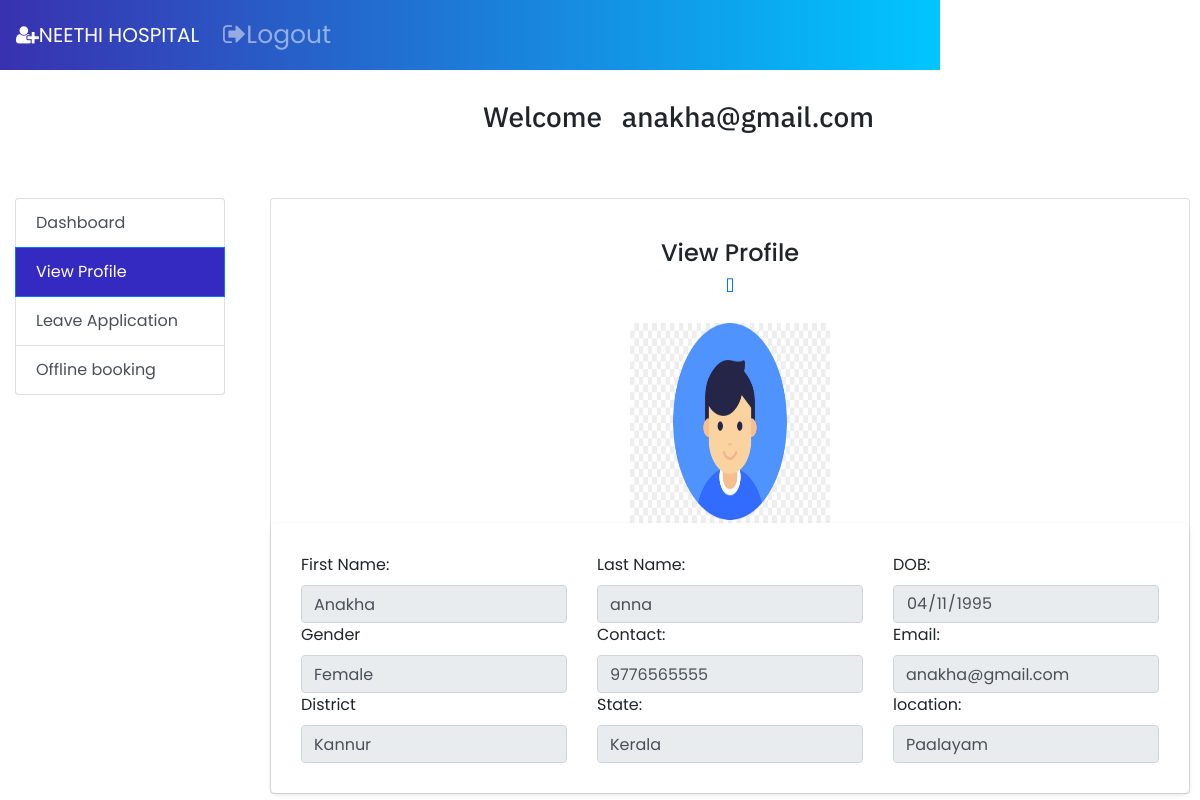
Screenshot of /staff/viewprofile.php (signed in) with the database file from the repository.
### tables this page shows
CREATE TABLE `staffdb` (
  `staff_id` int(11) NOT NULL,
  `fname` varchar(50) NOT NULL,
  `lname` varchar(50) DEFAULT NULL,
  `age` date DEFAULT NULL,
  `email` varchar(100) NOT NULL,
  `phone` varchar(20) NOT NULL,
  `location` text DEFAULT NULL,
  `state` varchar(50) DEFAULT NULL,
  `district` varchar(50) DEFAULT NULL,
  `password` varchar(50) DEFAULT NULL,
  `gender` varchar(50) DEFAULT NULL,
  `proof` varchar(100) DEFAULT NULL,
  `qualification` text NOT NULL,
  `experience` text NOT NULL,
  `sregdate` varchar(50) NOT NULL DEFAULT current_timestamp(),
  `status` varchar(30) NOT NULL,
  `inactiveReasonS` text NOT NULL,
  `SresignDate` text DEFAULT NULL
);

### staff/viewprofile.php (the view, shortened to what this page needs)
<!DOCTYPE html>
<?php
$con = mysqli_connect("localhost", "root", "", "myhmsdb");
$username = $_SESSION['username'];
?>
<!DOCTYPE html>
<link rel="stylesheet" href="styletable.css">
<html lang="en">
<head>
    <link rel="stylesheet" type="text/css" href="font-awesome-4.7.0/css/font-awesome.min.css">
    <link rel="stylesheet" href="style.css">
    <link rel="stylesheet" href="https://maxcdn.bootstrapcdn.com/bootstrap/4.0.0-beta/css/bootstrap.min.css">
    <link rel="stylesheet" href="https://stackpath.bootstrapcdn.com/bootstrap/4.3.1/css/bootstrap.min.css">
    <link rel="stylesheet" href="https://cdnjs.cloudflare.com/ajax/libs/font-awesome/5.15.4/css/all.min.css">
    <link rel="stylesheet" href="vendor/fontawesome/css/font-awesome.min.css">
    <link rel="stylesheet" href="https://maxcdn.bootstrapcdn.com/bootstrap/4.0.0-beta/css/bootstrap.min.css">
    <nav class="navbar navbar-expand-lg navbar-dark bg-primary fixed-top">
        <link rel="stylesheet" href="https://stackpath.bootstrapcdn.com/bootstrap/4.3.1/css/bootstrap.min.css">
        <a class="navbar-brand" href="#"><i class="fa fa-user-plus" aria-hidden="true"></i>NEETHI HOSPITAL</a>
        <div class="collapse navbar-collapse" id="navbarSupportedContent">
            <ul class="navbar-nav mr-auto">
                <li class="nav-item">
                    <a class="nav-link" href="../logout1.php"><i class="fa fa-sign-out" aria-hidden="true"></i>Logout</a>
                </li>
                <li class="nav-item">
                    <a class="nav-link" href="#"></a>
                </li>
            </ul>
        </div>
    </nav>
</head>
<body style="padding-top:50px;">
    <div class="container-fluid" style="margin-top:50px;">
        <h3 style="margin-left: 40%;  padding-bottom: 20px; font-family: 'IBM Plex Sans', sans-serif;"> Welcome &nbsp
            <?php echo $username ?>
        </h3>
        <div class="row">
            <div class="col-md-4" style="max-width:25%;margin-top: 3%;">
                <div class="list-group" id="list-tab" role="tablist">
                    <a class="list-group-item list-group-item-action " href="admin-panel3.php" href="#list-dash" role="tab" aria-controls="home">Dashboard</a>
                    <a class="list-group-item list-group-item-action active" href="viewprofile.php" href="#list-doc">View Profile</a>
                    <a class="list-group-item list-group-item-action " href="leave.php" href="#list-doc">Leave Application</a>
                    <a class="list-group-item list-group-item-action " href="ofine.php" href="#list-doc">Offline booking</a>
                </div><br>
            </div>
            <div class="col-md-8" style="margin-top: 3%;">
                <div class="tab-content" id="nav-tabContent" style="width: 950px;">
                    <div class="container-fluid">
                        <div class="card">
                            <div class="card-body"></div>
                            <center>
                                <h4>View Profile</h4><a href="editprofile2.php"><i class="fa fa-pen"></i></a>
                            </center><br>
                            <?php
                            $query = "SELECT * FROM staffdb WHERE email = '$username'";
                            $result = mysqli_query($con, $query);
                            if (!$result) {
                                echo "Error: " . mysqli_error($con);
                            } else {
                                if (mysqli_num_rows($result) > 0) {
                                    while ($row = mysqli_fetch_array($result)) {
                            ?>
                                        <div style="text-align: center;">
                                            <img src="<?php echo "../msg_img/" . $row['proof']; ?>" width="200px" height="200px" alt="Image">
                                        </div>
                                        <div class="container">
                                            <div class="row">
                                                <div class="col-sm">
                                                    <label for="fname">First Name:</label>
                                                    <input type="text" id="fname" name="fname" class="form-control" value="<?php echo $row['fname']; ?>" readonly>
                                                </div>
                                                <div class="col-sm">
                                                    <label for="lname">Last Name:</label>
                                                    <input type="text" id="lname" name="lname" class="form-control" value="<?php echo $row['lname']; ?>" readonly>
                                                </div>
                                                <div class="col-sm">
                                                    <label for="email">DOB:</label>
                                                    <input type="date" id="age" name="age" class="form-control" value="<?php echo $row['age']; ?>" readonly>
                                                </div>
                                            </div>
                                            <div class="row">
                                                <div class="col-sm">
                                                    <label for="gender">Gender</label>
                                                    <input type="text" id="gender" name="gender" class="form-control" value="<?php echo $row['gender']; ?>" readonly>
                                                </div>
                                                <div class="col-sm">
                                                    <label for="contact">Contact:</label>
                                                    <input type="text" id="phone" name="phone" class="form-control" value="<?php echo $row['phone']; ?>" readonly>
                                                </div>
                                                <div class="col-sm">
                                                    <label for="state">Email:</label>
                                                    <input type="text" id="email" name="email" class="form-control" value="<?php echo $row['email']; ?>" readonly>
                                                </div>
                                            </div>
                                            <div class="row">
                                                <div class="col-sm">
                                                    <label for="district">District</label>
                                                    <input type="text" id="district" name="district" class="form-control" value="<?php echo $row['district']; ?>" readonly>
                                                </div>
                                                <div class="col-sm">
                                                    <label for="age">State:</label>
                                                    <input type="text" id="state" name="state" class="form-control" value="<?php echo $row['state']; ?>" readonly>
                                                </div>
                                                <div class="col-sm">
                                                    <label for="place">location:</label>
                                                    <input type="text" id="location" name="location" class="form-control" value="<?php echo $row['location']; ?>" readonly>
                                                </div>
                                            </div>
                                        </div>
                        </div>
                    </div>
        <?php
                                    }
                                }
                            }
        ?>
                </div>
            </div>
        </div>
    </div>
</body>
</html>

### Admin/style.css (style rules this page uses)
* { margin: 0; padding: 0; box-sizing: border-box; font-family: "Poppins", sans-serif; }
.navbar, .main { left: 260px; width: calc(100% - 260px); transition: all 0.5s ease; z-index: 1000; }
.navbar { position: fixed; color: #fff; padding: 15px 20px; font-size: 25px; background: #4070f4; cursor: pointer; }

### staff/viewprofile.php (style rules this page uses)
.bg-primary { background: -webkit-linear-gradient(left, #3931af, #00c6ff); }
.col-md-4 { max-width: 20% !important; }
.list-group-item.active { z-index: 2; color: #fff; background-color: #342ac1; border-color: #007bff; }
.container { max-width: 1000px; margin: 0 auto; padding: 30px; background-color: #fff; border-radius: 5px; box-shadow: 0 2px 5px rgba(0, 0, 0, 0.1); }

### rows the page displays
staffdb: proof (placeholder picture), fname "Anakha", lname "anna", age "04/11/1995", gender "Female", phone "9776565555", email "anakha@gmail.com", district "Kannur", state "Kerala", location "Paalayam"

### other values shown
$username "anakha@gmail.com"
